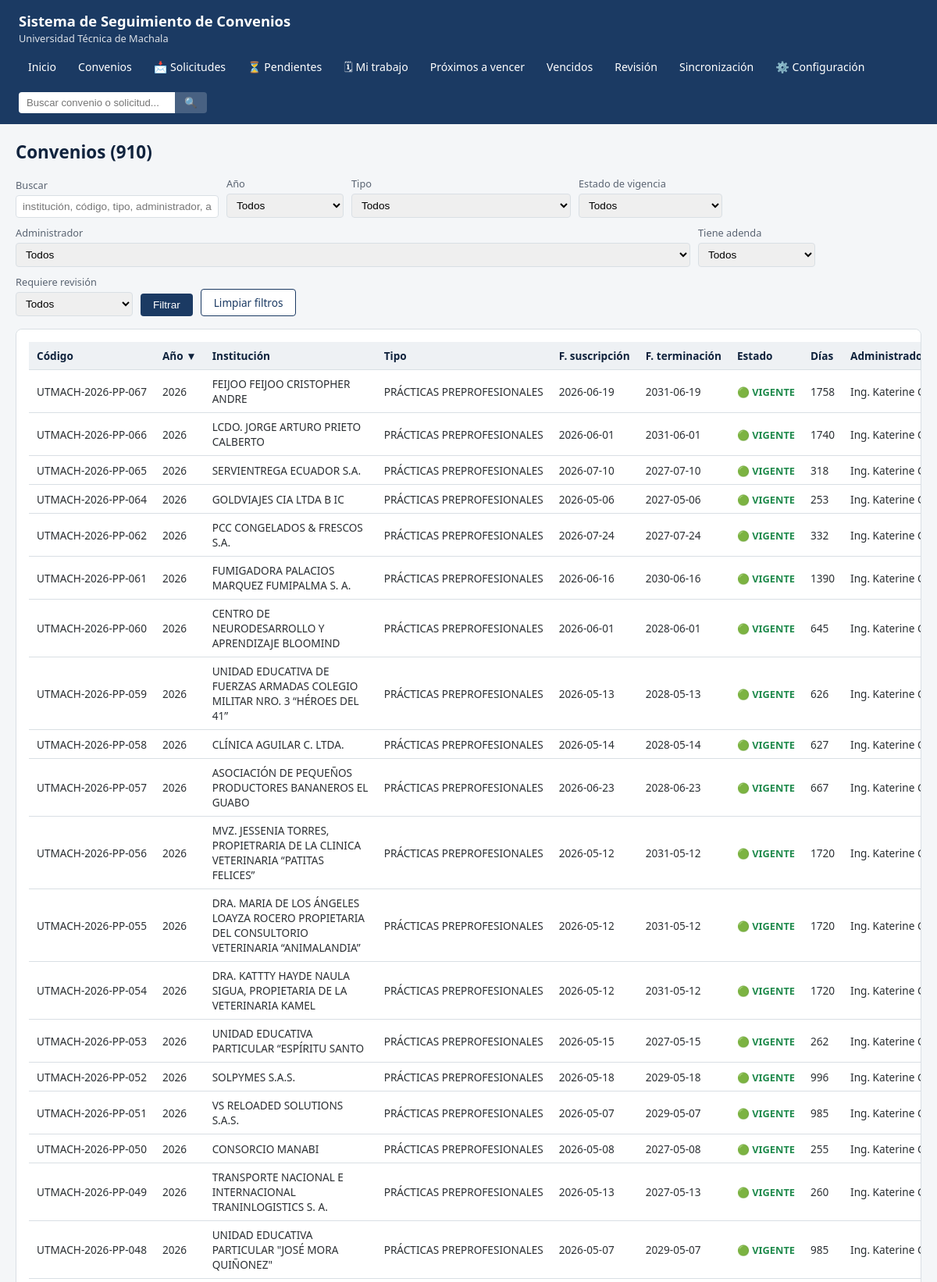
/convenios?q=&orden=anio&dir=desc&pagina=2 (upper part), run on the app's committed database.
### tables this page shows
CREATE TABLE convenios (
    id_sistema INTEGER PRIMARY KEY AUTOINCREMENT,
    anio INTEGER NOT NULL,
    codigo_original TEXT,
    numero_original TEXT,
    institucion TEXT,
    tipo_instrumento TEXT,
    subtipo TEXT,
    clasificacion_general TEXT,
    objeto TEXT,
    fecha_suscripcion TEXT,
    fecha_inicio TEXT,
    plazo TEXT,
    fecha_finalizacion TEXT,
    metodo_calculo_vigencia TEXT,
    administrador TEXT,
    unidad_responsable TEXT,
    observaciones_originales TEXT,
    hoja_origen TEXT,
    archivo_matriz_origen TEXT,
    fila_origen INTEGER,
    ruta_expediente TEXT,
    ruta_documento_principal TEXT,
    estado_relacion_documental TEXT,
    confianza_relacion INTEGER,
    estado_vigencia TEXT,
    requiere_revision INTEGER DEFAULT 0,
    notas_sistema TEXT,
    ruc TEXT,
    ambito TEXT,
    seccion TEXT,
    sector TEXT,
    direccion TEXT,
    representante_legal TEXT,
    contacto TEXT,
    email TEXT,
    telefono TEXT,
    carreras_beneficiadas TEXT,
    estado_original TEXT,
    link_documento_matriz TEXT,
    fecha_creacion_sistema TEXT,
    fecha_actualizacion_sistema TEXT
, objeto_documento_original TEXT, objeto_documento_resumen TEXT, fecha_suscripcion_documento TEXT, fecha_inicio_documento TEXT, plazo_documento TEXT, unidad_plazo_documento TEXT, fecha_finalizacion_documento TEXT, metodo_calculo_vigencia_documento TEXT, texto_fuente_vigencia TEXT, pagina_fuente_vigencia INTEGER, clausula_terminacion TEXT, renovacion_clausula TEXT, administrador_documento TEXT, administrador_documento_pagina INTEGER, firmantes_json TEXT, institucion_original_documento TEXT, institucion_normalizada TEXT, tiene_adenda TEXT, documento_adenda_ruta TEXT, conflicto_fecha TEXT, conflicto_institucion TEXT, requiere_revision_documental TEXT, estado_revision_vigencia TEXT, confianza_analisis TEXT, dias_para_vencimiento INTEGER, hash_documento_principal TEXT, fecha_ultimo_analisis_documento TEXT, id_solicitud_origen INTEGER);

### SISTEMA/routes/convenios.py (the view)
@bp.route("/convenios")
def lista():
    conn = obtener_conexion()
    filtros = {
        "anio": request.args.get("anio", type=int),
        "tipo": request.args.get("tipo") or None,
        "estado_vigencia": request.args.get("estado_vigencia") or None,
        "administrador": request.args.get("administrador") or None,
        "tiene_adenda": request.args.get("tiene_adenda") or None,
        "requiere_revision": request.args.get("requiere_revision") or None,
        "institucion": request.args.get("institucion") or None,
    }
    busqueda = request.args.get("q", "").strip()
    orden = request.args.get("orden", "anio")
    direccion = request.args.get("dir", "desc")
    pagina = request.args.get("pagina", 1, type=int)
    filas, total, total_paginas = db_visualizador.buscar_y_listar_convenios(
        conn, filtros, busqueda, orden, direccion, pagina
    )
    disponibles = db_visualizador.obtener_filtros_disponibles(conn)
    return render_template(
        "convenios_lista.html",
        filas=filas, total=total, total_paginas=total_paginas, pagina=pagina,
        filtros=filtros, busqueda=busqueda, orden=orden, direccion=direccion,
        disponibles=disponibles,
    )

### SISTEMA/config.py (called while the page is built)
def cargar_config() -> Config:
    with open(RUTA_CONFIG_JSON, "r", encoding="utf-8") as f:
        datos = json.load(f)
    return Config(datos)

### SISTEMA/db_context.py (called while the page is built)
def obtener_conexion() -> sqlite3.Connection:
    if "db" not in g:
        config = cargar_config()
        g.db = db_visualizador.conectar(config.ruta_convenios_db)
    return g.db

### SISTEMA/services/db_visualizador.py (called while the page is built)
def conectar(ruta_db: Path) -> sqlite3.Connection:
    conn = sqlite3.connect(str(ruta_db))
    conn.row_factory = sqlite3.Row
    conn.execute("PRAGMA query_only = ON;")
    return conn

def obtener_filtros_disponibles(conn) -> dict:
    def valores(col, tabla="convenios", extra_where=""):
        sql = f"SELECT DISTINCT {col} FROM {tabla} WHERE {col} IS NOT NULL AND TRIM({col})<>'' {extra_where} ORDER BY {col}"
        return [r[0] for r in conn.execute(sql)]
    return {
        "anios": [r[0] for r in conn.execute(
            "SELECT DISTINCT anio FROM convenios WHERE clasificacion_general='CONVENIO' ORDER BY anio DESC"
        )],
        "tipos": valores("tipo_instrumento", extra_where="AND clasificacion_general='CONVENIO'"),
        "estados_vigencia": ["VIGENTE", "PROXIMO_A_VENCER", "VENCIDO", "SIN_INFORMACION"],
        "administradores": valores("administrador", extra_where="AND clasificacion_general='CONVENIO'"),
        "tipos_documento_tecnico": valores("tipo_documento_tecnico", tabla="documentos"),
    }

### SISTEMA/templates/convenios_lista.html (shortened to what this page needs)
{% extends "base.html" %}
{% block contenido %}
<h1>Convenios ({{ total }})</h1>
<form class="form-filtros" method="get">
    <div class="campo">
        <label>Buscar</label>
        <input type="text" class="busqueda" name="q" value="{{ busqueda }}" placeholder="institución, código, tipo, administrador, año...">
    </div>
    <div class="campo">
        <label>Año</label>
        <select name="anio">
            <option value="">Todos</option>
        </select>
    </div>
    <div class="campo">
        <label>Tipo</label>
        <select name="tipo">
            <option value="">Todos</option>
        </select>
    </div>
    <div class="campo">
        <label>Estado de vigencia</label>
        <select name="estado_vigencia">
            <option value="">Todos</option>
        </select>
    </div>
    <div class="campo">
        <label>Administrador</label>
        <select name="administrador">
            <option value="">Todos</option>
        </select>
    </div>
    <div class="campo">
        <label>Tiene adenda</label>
        <select name="tiene_adenda">
            <option value="">Todos</option>
        </select>
    </div>
    <div class="campo">
        <label>Requiere revisión</label>
        <select name="requiere_revision">
            <option value="">Todos</option>
        </select>
    </div>
    <button class="btn" type="submit">Filtrar</button>
    <a class="btn btn-secundario" href="{{ url_for('convenios.lista') }}">Limpiar filtros</a>
</form>
<div class="panel">
    {% if filas %}
    {% macro col(campo, etiqueta) -%}
        <th><a href="{{ url_for('convenios.lista', anio=filtros.anio, tipo=filtros.tipo, estado_vigencia=filtros.estado_vigencia, administrador=filtros.administrador, tiene_adenda=filtros.tiene_adenda, requiere_revision=filtros.requiere_revision, q=busqueda, orden=campo, dir=('asc' if orden==campo and direccion=='desc' else 'desc')) }}">
            {{ etiqueta }}{% if orden==campo %}{{ ' ▲' if direccion=='asc' else ' ▼' }}{% endif %}
        </a></th>
    {%- endmacro %}
    <table>
        <thead>
        <tr>
            {{ col('codigo', 'Código') }}
            {{ col('anio', 'Año') }}
            {{ col('institucion', 'Institución') }}
            {{ col('tipo', 'Tipo') }}
            {{ col('fecha_suscripcion', 'F. suscripción') }}
            {{ col('fecha_finalizacion', 'F. terminación') }}
            {{ col('estado_vigencia', 'Estado') }}
            {{ col('dias_para_vencimiento', 'Días') }}
            {{ col('administrador', 'Administrador') }}
        </tr>
        </thead>
        <tbody>
        {% for f in filas %}
            <tr onclick="location.href='{{ url_for('convenios.ficha', id_sistema=f['id_sistema']) }}'" style="cursor:pointer">
                <td>{{ f['codigo_original'] or f['numero_original'] or '—' }}</td>
                <td>{{ f['anio'] }}</td>
                <td class="col-institucion">{{ f['institucion'] }}</td>
                <td>{{ f['tipo_instrumento'] or '—' }}</td>
                <td>{{ f['fecha_suscripcion'] or '—' }}</td>
                <td>{{ f['fecha_finalizacion'] or '—' }}</td>
                <td>
                    {% if f['estado_vigencia']=='VIGENTE' %}<span class="estado vigente">🟢 VIGENTE</span>
                    {% elif f['estado_vigencia']=='PROXIMO_A_VENCER' %}<span class="estado proximo">🟡 PRÓXIMO</span>
                    {% elif f['estado_vigencia']=='VENCIDO' %}<span class="estado vencido">🔴 VENCIDO</span>
                    {% else %}<span class="estado sin-info">⚪ SIN INFO</span>{% endif %}
                </td>
                <td>{{ f['dias_para_vencimiento'] if f['dias_para_vencimiento'] is not none else '—' }}</td>
                <td>{{ f['administrador'] or '—' }}</td>
            </tr>
        {% endfor %}
        </tbody>
    </table>
    {% else %}
    <p class="texto-vacio">No se encontraron convenios con esos filtros.</p>
    {% endif %}
</div>
{% endblock %}

### SISTEMA/static/css/estilo.css (style rules this page uses)
:root { --azul-utmach: #1b3a63; --azul-oscuro: #10233d; --gris-fondo: #f4f6f8; --gris-borde: #d9dfe4; --gris-texto: #2b2f33; --verde: #1f8a4c; --amarillo: #b8860b; --rojo: #b3261e; --naranja: #c2660d; --azul-info: #2563a8; --blanco: #ffffff; }
* { box-sizing: border-box; }
body { margin: 0; font-family: "Segoe UI", Arial, sans-serif; background: var(--gris-fondo); color: var(--gris-texto); font-size: 14px; }
h1 { font-size: 1.4rem; margin: 0 0 16px; color: var(--azul-oscuro); }
.panel { background: var(--blanco); border: 1px solid var(--gris-borde); border-radius: 8px; padding: 16px; margin-bottom: 20px; overflow-x: auto; }
.form-filtros { display: flex; flex-wrap: wrap; gap: 10px; align-items: flex-end; margin-bottom: 16px; }
.form-filtros .campo { display: flex; flex-direction: column; gap: 4px; font-size: 0.8rem; }
.form-filtros label { color: #5a6472; }
.form-filtros select, .form-filtros input { padding: 6px 8px; border: 1px solid var(--gris-borde); border-radius: 4px; font-size: 0.85rem; min-width: 150px; }
.form-filtros input[type=text].busqueda { min-width: 260px; }
.btn { background: var(--azul-utmach); color: var(--blanco); border: none; padding: 7px 16px; border-radius: 4px; cursor: pointer; font-size: 0.85rem; text-decoration: none; display: inline-block; }
.btn-secundario { background: var(--blanco); color: var(--azul-utmach); border: 1px solid var(--azul-utmach); }
table { width: 100%; border-collapse: collapse; font-size: 0.85rem; }
th, td { padding: 8px 10px; border-bottom: 1px solid var(--gris-borde); text-align: left; white-space: nowrap; }
th { background: #eef1f4; color: var(--azul-oscuro); position: sticky; top: 0; }
th a { color: inherit; text-decoration: none; }
td.col-institucion, td.col-objeto { white-space: normal; min-width: 220px; }
.estado { display: inline-flex; align-items: center; gap: 4px; font-size: 0.8rem; font-weight: 600; }
.estado.vigente { color: var(--verde); }

### data on the page
convenios: codigo_original "UTMACH-2026-PP-067", anio "2026", institucion "FEIJOO FEIJOO CRISTOPHER ANDRE", tipo_instrumento "PRÁCTICAS PREPROFESIONALES", fecha_suscripcion "2026-06-19", fecha_finalizacion "2031-06-19", estado_vigencia "🟢 VIGENTE", dias_para_vencimiento "1758", administrador "Ing. Katerine…"
convenios: codigo_original "UTMACH-2026-PP-066", anio "2026", institucion "LCDO. JORGE ARTURO PRIETO CALBERTO", tipo_instrumento "PRÁCTICAS PREPROFESIONALES", fecha_suscripcion "2026-06-01", fecha_finalizacion "2031-06-01", estado_vigencia "🟢 VIGENTE", dias_para_vencimiento "1740", administrador "Ing. Katerine…"
convenios: codigo_original "UTMACH-2026-PP-065", anio "2026", institucion "SERVIENTREGA ECUADOR S.A.", tipo_instrumento "PRÁCTICAS PREPROFESIONALES", fecha_suscripcion "2026-07-10", fecha_finalizacion "2027-07-10", estado_vigencia "🟢 VIGENTE", dias_para_vencimiento "318", administrador "Ing. Katerine…"
convenios: codigo_original "UTMACH-2026-PP-064", anio "2026", institucion "GOLDVIAJES CIA LTDA B IC", tipo_instrumento "PRÁCTICAS PREPROFESIONALES", fecha_suscripcion "2026-05-06", fecha_finalizacion "2027-05-06", estado_vigencia "🟢 VIGENTE", dias_para_vencimiento "253", administrador "Ing. Katerine…"
convenios: codigo_original "UTMACH-2026-PP-062", anio "2026", institucion "PCC CONGELADOS & FRESCOS S.A.", tipo_instrumento "PRÁCTICAS PREPROFESIONALES", fecha_suscripcion "2026-07-24", fecha_finalizacion "2027-07-24", estado_vigencia "🟢 VIGENTE", dias_para_vencimiento "332", administrador "Ing. Katerine…"
convenios: codigo_original "UTMACH-2026-PP-061", anio "2026", institucion "FUMIGADORA PALACIOS MARQUEZ FUMIPALMA S. A.", tipo_instrumento "PRÁCTICAS PREPROFESIONALES", fecha_suscripcion "2026-06-16", fecha_finalizacion "2030-06-16", estado_vigencia "🟢 VIGENTE", dias_para_vencimiento "1390", administrador "Ing. Katerine…"
convenios: codigo_original "UTMACH-2026-PP-060", anio "2026", institucion "CENTRO DE NEURODESARROLLO Y APRENDIZAJE BLOOMIND", tipo_instrumento "PRÁCTICAS PREPROFESIONALES", fecha_suscripcion "2026-06-01", fecha_finalizacion "2028-06-01", estado_vigencia "🟢 VIGENTE", dias_para_vencimiento "645", administrador "Ing. Katerine…"
convenios: codigo_original "UTMACH-2026-PP-059", anio "2026", institucion "UNIDAD EDUCATIVA DE FUERZAS ARMADAS COLEGIO MILITAR NRO. 3 “HÉROES DEL 41”", tipo_instrumento "PRÁCTICAS PREPROFESIONALES", fecha_suscripcion "2026-05-13", fecha_finalizacion "2028-05-13", estado_vigencia "🟢 VIGENTE", dias_para_vencimiento "626", administrador "Ing. Katerine…"
convenios: codigo_original "UTMACH-2026-PP-058", anio "2026", institucion "CLÍNICA AGUILAR C. LTDA.", tipo_instrumento "PRÁCTICAS PREPROFESIONALES", fecha_suscripcion "2026-05-14", fecha_finalizacion "2028-05-14", estado_vigencia "🟢 VIGENTE", dias_para_vencimiento "627", administrador "Ing. Katerine…"
convenios: codigo_original "UTMACH-2026-PP-057", anio "2026", institucion "ASOCIACIÓN DE PEQUEÑOS PRODUCTORES BANANEROS EL GUABO", tipo_instrumento "PRÁCTICAS PREPROFESIONALES", fecha_suscripcion "2026-06-23", fecha_finalizacion "2028-06-23", estado_vigencia "🟢 VIGENTE", dias_para_vencimiento "667", administrador "Ing. Katerine…"
convenios: codigo_original "UTMACH-2026-PP-056", anio "2026", institucion "MVZ. JESSENIA TORRES, PROPIETRARIA DE LA CLINICA VETERINARIA “PATITAS FELICES”", tipo_instrumento "PRÁCTICAS PREPROFESIONALES", fecha_suscripcion "2026-05-12", fecha_finalizacion "2031-05-12", estado_vigencia "🟢 VIGENTE", dias_para_vencimiento "1720", administrador "Ing. Katerine…"
convenios: codigo_original "UTMACH-2026-PP-055", anio "2026", institucion "DRA. MARIA DE LOS ÁNGELES LOAYZA ROCERO PROPIETARIA DEL CONSULTORIO VETERINARIA “ANIMALANDIA”", tipo_instrumento "PRÁCTICAS PREPROFESIONALES", fecha_suscripcion "2026-05-12", fecha_finalizacion "2031-05-12", estado_vigencia "🟢 VIGENTE", dias_para_vencimiento "1720", administrador "Ing. Katerine…"
convenios: codigo_original "UTMACH-2026-PP-054", anio "2026", institucion "DRA. KATTTY HAYDE NAULA SIGUA, PROPIETARIA DE LA VETERINARIA KAMEL", tipo_instrumento "PRÁCTICAS PREPROFESIONALES", fecha_suscripcion "2026-05-12", fecha_finalizacion "2031-05-12", estado_vigencia "🟢 VIGENTE", dias_para_vencimiento "1720", administrador "Ing. Katerine…"
convenios: codigo_original "UTMACH-2026-PP-053", anio "2026", institucion "UNIDAD EDUCATIVA PARTICULAR “ESPÍRITU SANTO", tipo_instrumento "PRÁCTICAS PREPROFESIONALES", fecha_suscripcion "2026-05-15", fecha_finalizacion "2027-05-15", estado_vigencia "🟢 VIGENTE", dias_para_vencimiento "262", administrador "Ing. Katerine…"
convenios: codigo_original "UTMACH-2026-PP-052", anio "2026", institucion "SOLPYMES S.A.S.", tipo_instrumento "PRÁCTICAS PREPROFESIONALES", fecha_suscripcion "2026-05-18", fecha_finalizacion "2029-05-18", estado_vigencia "🟢 VIGENTE", dias_para_vencimiento "996", administrador "Ing. Katerine…"
convenios: codigo_original "UTMACH-2026-PP-051", anio "2026", institucion "VS RELOADED SOLUTIONS S.A.S.", tipo_instrumento "PRÁCTICAS PREPROFESIONALES", fecha_suscripcion "2026-05-07", fecha_finalizacion "2029-05-07", estado_vigencia "🟢 VIGENTE", dias_para_vencimiento "985", administrador "Ing. Katerine…"
convenios: codigo_original "UTMACH-2026-PP-050", anio "2026", institucion "CONSORCIO MANABI", tipo_instrumento "PRÁCTICAS PREPROFESIONALES", fecha_suscripcion "2026-05-08", fecha_finalizacion "2027-05-08", estado_vigencia "🟢 VIGENTE", dias_para_vencimiento "255", administrador "Ing. Katerine…"
convenios: codigo_original "UTMACH-2026-PP-049", anio "2026", institucion "TRANSPORTE NACIONAL E INTERNACIONAL TRANINLOGISTICS S. A.", tipo_instrumento "PRÁCTICAS PREPROFESIONALES", fecha_suscripcion "2026-05-13", fecha_finalizacion "2027-05-13", estado_vigencia "🟢 VIGENTE", dias_para_vencimiento "260", administrador "Ing. Katerine…"
convenios: codigo_original "UTMACH-2026-PP-048", anio "2026", institucion "UNIDAD EDUCATIVA PARTICULAR \"JOSÉ MORA QUIÑONEZ\"", tipo_instrumento "PRÁCTICAS PREPROFESIONALES", fecha_suscripcion "2026-05-07", fecha_finalizacion "2029-05-07", estado_vigencia "🟢 VIGENTE", dias_para_vencimiento "985", administrador "Ing. Katerine…"

### other printed values
{{ total }} "910"
{{ ' ▲' if direccion=='asc' else ' ▼' }} "▼"
